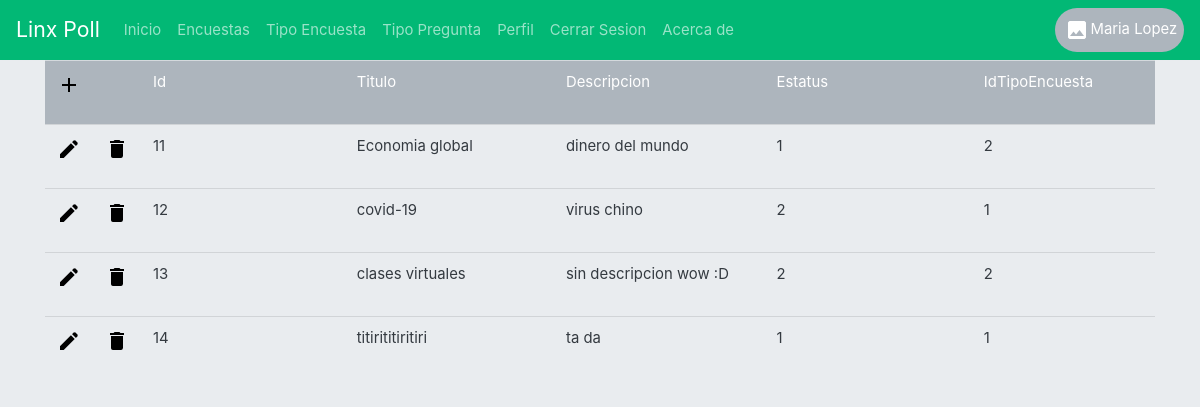
The page /admin/encuestas.php (signed in) on the database its author committed.
### tables this page shows
CREATE TABLE IF NOT EXISTS `encuesta` (
  `Id` bigint(20) NOT NULL AUTO_INCREMENT,
  `Titulo` char(150) NOT NULL,
  `Descripcion` text NOT NULL,
  `Estatus` tinyint(1) NOT NULL,
  `IdUsuario` bigint(20) NOT NULL,
  `IdTipoEncuesta` bigint(20) NOT NULL,
  PRIMARY KEY (`Id`),
  KEY `IdUsuario` (`IdUsuario`),
  KEY `IdTipoEncuesta` (`IdTipoEncuesta`)
);

### class/classBaseDatos.php (the view, shortened to what this page needs)
<?php
class BaseDatosPlataforma
{
  var $conexion;
  var $nRegistros;
  function conecta()
  {
    $this->conexion = mysqli_connect("localhost","encuestador","305279","encuestas");
  }
  function getBlock($query)
  {
    $tupla=mysqli_query($this->conexion,$query);
    if(strpos(strtoupper($query),"SELECT")!==false)
      $this->nRegistros=mysqli_num_rows($tupla);
    else
      $this->nRegistros=0;
    $this->error=mysqli_error($this->conexion);
    return $tupla;
  }
  function desplegarTabla($query,$iconos=array(),$colorTabla="table-primary",$ancho=array())
  {
    $registros=$this->getBlock($query);
    $columnas=mysqli_num_fields($registros);
    $result='<div class="container"> <table class="table table-hover"'.$colorTabla.'">';
    $result.= '<tr class="table-secondary">';
    if(count($iconos))
    {
        $result.= '<td colspan="'.count($iconos).'" style="width:3% !important" >
                  <form method="post">
                    <input type="hidden" name="accion" value="new" />
                    <input type="image" src="../recursos/imagenes/add.png" >
                  </form>
        </td>';
    }
    if(count($ancho))
      for ($j=0; $j < $columnas; $j++)
      {
        $campo=mysqli_fetch_field_direct($registros,$j);
        $result.= '<td style="width:'.$ancho[$j].'% !important" >'.$campo->name.'</td>';
      }
    else
      for ($j=0; $j < $columnas; $j++)
      {
        $campo=mysqli_fetch_field_direct($registros,$j);
        $result.= '<td style="width:'.(100/$columnas).'% !important" >'.$campo->name.'</td>';
      }
    $result.= '</tr>';
    for ($i=0; $i < $this->nRegistros; $i++)
    {
      $result.= '<tr>';
      $campos=mysqli_fetch_array($registros);
      if(in_array("update",$iconos))
      {
        $result.= '<td>
                        <form method="post">
                          <input type="hidden" name="Id" value="'.$campos['Id'].'" />
                          <input type="hidden" name="accion" value="formUpdate" />
                          <input type="image" src="../recursos/imagenes/edit.png" >
                        </form>
                  </td>';
      }
      if(in_array("delete",$iconos))
      {
        $result.= '<td >
                        <form method="post">
                          <input type="hidden" name="Id" value="'.$campos['Id'].'" />
                          <input type="hidden" name="accion" value="delete" />
                          <input type="image" src="../recursos/imagenes/delete.png" >
                        </form>
                  </td>';
      }
      for ($j=0; $j < $columnas; $j++)
          $result.= '<td >'.$campos[$j].'</td>';
      $result.= '</tr>';
    }
    $result.= '</table></div>';
    return $result;
  }
}
$oBD=new BaseDatosPlataforma();
?>

### admin/encuestas.php
<link rel="stylesheet" href="../css/bootstrap.css">
<link rel="stylesheet" href="../css/custom.css">
<?php
$query="";
include "headerAdmin.php";
include "menu.php";
include "../class/classBaseDatos.php";
if(isset($_POST['accion']))
{
  switch($_POST['accion'])
  {
    case 'delete':
        $oBD->getBlock("DELETE from encuesta where Id=".$_POST['Id']);
        echo $oBD->desplegarTabla("SELECT Id,Titulo,Descripcion,Estatus,IdTipoEncuesta from encuesta where IdUsuario=".$_SESSION['id'],["update","delete"]);
        break;
    case 'formUpdate':
      $registroEdit=$oBD->getRegistro("SELECT * from encuesta where Id=".$_POST['Id']);
    case 'new':
      echo '<div class="container">
                <h4>'.(isset($registroEdit->Id)?"Editar encuesta":"Nueva encuesta").'</h4>
                <form method="post">
                    <input type="hidden" name="accion" value="'.(isset($registroEdit->Id)?"update":"insert").'">';
                                                if(isset($registroEdit->Id))
                                                  echo '<input type="hidden" name="Id" value="'.$registroEdit->Id.'">';
                                                else
                                                  echo '<input type="hidden" name="IdUsuario" value="'.$_SESSION['id'].'">';
                    echo '<div class="row">
                        <label  class="col-md-4">Titulo</label>
                        <div class="col-md-8">
                            <input type="text" class="form-control" name="Titulo" value="'.(isset($registroEdit->Id)?$registroEdit->Titulo:"").'">
                        </div>
                    </div>
                    <div class="row">
                        <label  class="col-md-4">Descripción</label>
                        <div class="col-md-8">
                            <textarea class="form-control" name="Descripcion">'.(isset($registroEdit->Id)?strval($registroEdit->Descripcion):"").'</textarea>
                        </div>
                    </div>
                    <div class="row">
                        <label  class="col-md-4">Estatus</label>
                        <div class="col-md-8">
                            <input type="text" class="form-control" name="Estatus" value="'.(isset($registroEdit->Id)?$registroEdit->Estatus:"").'">
                        </div>
                    </div>
                    <div class="row">
                        <label  class="col-md-4">Id Tipo</label>
                        <div class="col-md-8">';
                        echo  $oBD->creaSelect("TipoEncuesta","Id","Tipo","IdTipoEncuesta",isset($registro->Id)?$registro->IdTipoEncuesta:-1);
                    echo '</div>
                    </div>
                    <div class="row">
                        <div class="col-1" style="margin-left:45%;margin-top:3%;">
                            <input class=" btn-white btn btn-custom" type="submit" value="'.(isset($registroEdit->Id)?"Actualizar":"Aceptar").'">
                        </div>
                    </div>
                </form>
            </div>';
      break;
    case 'update':
    case 'insert':
        $query=($_POST['accion']=="insert")?"INSERT INTO encuesta SET ":"UPDATE encuesta SET ";
        foreach ($_POST as $campo => $valor)
          if(!in_array($campo,($_POST['accion']=="insert")?(array("accion")):(array("accion","Id"))))
            $query.=$campo."='".$valor."', ";
        $query=substr($query,0,-2);
        if($_POST['accion']=="update")
          $query.=" WHERE Id=".$_POST['Id'];
        $oBD->getBlock($query);
        echo $oBD->desplegarTabla("SELECT Id,Titulo,Descripcion,Estatus,IdTipoEncuesta from encuesta where IdUsuario=".$_SESSION['id'],["update","delete"]);
        break;
    default: echo "no programado: ".$_POST['accion'];
  }
}
else
echo $oBD->desplegarTabla("SELECT Id,Titulo,Descripcion,Estatus,IdTipoEncuesta from encuesta where IdUsuario=".$_SESSION['id'],["update","delete"]);
?>

### admin/headerAdmin.php (shortened to what this page needs)
<!DOCTYPE html>
<html lang="es">
<head>
    <link rel="stylesheet" href="../css/bootstrap.css">
    <link rel="stylesheet" href="../css/custom.css?<?php echo rand(); ?>">
</head>
<body>

### admin/menu.php (shortened to what this page needs)
<!DOCTYPE html>
<html lang="en">
<head>
  <link rel="stylesheet" href="../css/bootstrap.css">
</head>
<body>
    <nav class="navbar navbar-expand-lg navbar-dark bg-dark">
    <a class="navbar-brand" href="#">Linx Poll</a>
    <div class="collapse navbar-collapse" id="navbarColor02">
    <ul class="navbar-nav mr-auto">
      <li class="nav-item ">
        <a class="nav-link" href="home.php">Inicio</a>
      </li>
      <li class="nav-item">
        <a class="nav-link" href="encuestas.php">Encuestas</a>
      </li>
      <li class="nav-item">
        <a class="nav-link" href="tipoEncuesta.php">Tipo Encuesta</a>
      </li>
      <li class="nav-item">
        <a class="nav-link" href="tipoPregunta.php">Tipo Pregunta</a>
      </li>
      <li class="nav-item">
        <a class="nav-link" href="perfil.php">Perfil</a>
      </li>
      <li class="nav-item">
        <a class="nav-link" href="../views/index.php">Cerrar Sesion</a>
      </li>
      <li class="nav-item">
        <a class="nav-link" href="">Acerca de</a>
      </li>
    </ul>
  </div>
  <span class="badge badge-pill badge-secondary" style="font-size: 1em;">
    <img class="minifoto" src="../recursos/fotos/<?php echo $_SESSION['foto']; ?>" alt="" ><?php echo $_SESSION['nombre'];?>
  </span>
</nav>
</body>
</html>

### css/custom.css (style rules this page uses)
.minifoto { width: :50%; border-radius: 50%; margin: 1%; }

### rows shown on the page
encuesta: Id "11", Titulo "Economia global", Descripcion "dinero del mundo", Estatus "1", IdTipoEncuesta "2"
encuesta: Id "12", Titulo "covid-19", Descripcion "virus chino", Estatus "2", IdTipoEncuesta "1"
encuesta: Id "13", Titulo "clases virtuales", Descripcion "sin descripcion wow :D", Estatus "2", IdTipoEncuesta "2"
encuesta: Id "14", Titulo "titirititiritiri", Descripcion "ta da", Estatus "1", IdTipoEncuesta "1"

### other values the page prints
$_SESSION['nombre'] "Maria Lopez"
$campo->name "Id"
$campo->name "Titulo"
$campo->name "Descripcion"
$campo->name "Estatus"
$campo->name "IdTipoEncuesta"
